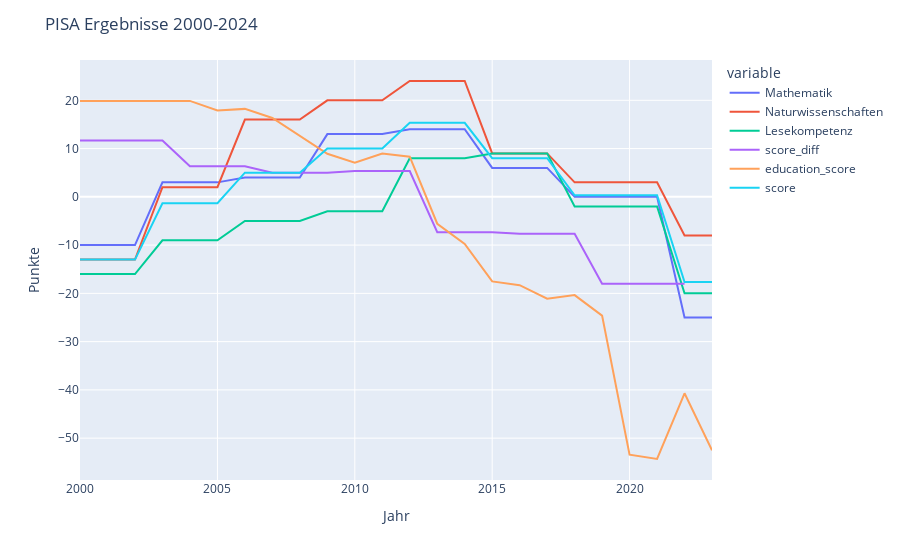

Source (notebook cell):
### Code cell
# plot pisa
plt_data = data[['Mathematik', 'Naturwissenschaften', 'Lesekompetenz', 'score']] - 500
plt_data = pd.concat([plt_data, data[['score_diff', 'education_score']]], axis=1)
fig = px.line(plt_data, y=['Mathematik', 'Naturwissenschaften', 'Lesekompetenz', 'score_diff', 'education_score', 'score'])
fig.update_layout(title='PISA Ergebnisse 2000-2024')
fig.update_yaxes(title='Punkte')
fig.show()

### Figure 1 — Plotly figure (JSON) as saved in the notebook; plotly's stock layout.template omitted (floating-point values rounded to 4 significant figures)
{"data": [{"hovertemplate": "variable=Mathematik<br>Jahr=%{x}<br>value=%{y}<extra></extra>", "legendgroup": "Mathematik", "line": {"color": "#636efa", "dash": "solid"}, "marker": {"symbol": "circle"}, "mode": "lines", "name": "Mathematik", "orientation": "v", "showlegend": true, "type": "scatter", "x": ["2000-01-01T00:00:00", "2001-01-01T00:00:00", "2002-01-01T00:00:00", "2003-01-01T00:00:00", "2004-01-01T00:00:00", "2005-01-01T00:00:00", "2006-01-01T00:00:00", "2007-01-01T00:00:00", "2008-01-01T00:00:00", "2009-01-01T00:00:00", "2010-01-01T00:00:00", "2011-01-01T00:00:00", "2012-01-01T00:00:00", "2013-01-01T00:00:00", "2014-01-01T00:00:00", "2015-01-01T00:00:00", "2016-01-01T00:00:00", "2017-01-01T00:00:00", "2018-01-01T00:00:00", "2019-01-01T00:00:00", "2020-01-01T00:00:00", "2021-01-01T00:00:00", "2022-01-01T00:00:00", "2023-01-01T00:00:00"], "xaxis": "x", "y": [-10, -10, -10, 3, 3, 3, 4, 4, 4, 13, 13, 13, 14, 14, 14, 6, 6, 6, 0, 0, 0, 0, -25, -25], "yaxis": "y"}, {"hovertemplate": "variable=Naturwissenschaften<br>Jahr=%{x}<br>value=%{y}<extra></extra>", "legendgroup": "Naturwissenschaften", "line": {"color": "#EF553B", "dash": "solid"}, "marker": {"symbol": "circle"}, "mode": "lines", "name": "Naturwissenschaften", "orientation": "v", "showlegend": true, "type": "scatter", "x": ["2000-01-01T00:00:00", "2001-01-01T00:00:00", "2002-01-01T00:00:00", "2003-01-01T00:00:00", "2004-01-01T00:00:00", "2005-01-01T00:00:00", "2006-01-01T00:00:00", "2007-01-01T00:00:00", "2008-01-01T00:00:00", "2009-01-01T00:00:00", "2010-01-01T00:00:00", "2011-01-01T00:00:00", "2012-01-01T00:00:00", "2013-01-01T00:00:00", "2014-01-01T00:00:00", "2015-01-01T00:00:00", "2016-01-01T00:00:00", "2017-01-01T00:00:00", "2018-01-01T00:00:00", "2019-01-01T00:00:00", "2020-01-01T00:00:00", "2021-01-01T00:00:00", "2022-01-01T00:00:00", "2023-01-01T00:00:00"], "xaxis": "x", "y": [-13, -13, -13, 2, 2, 2, 16, 16, 16, 20, 20, 20, 24, 24, 24, 9, 9, 9, 3, 3, 3, 3, -8, -8], "yaxis": "y"}, {"hovertemplate": "variable=Lesekompetenz<br>Jahr=%{x}<br>value=%{y}<extra></extra>", "legendgroup": "Lesekompetenz", "line": {"color": "#00cc96", "dash": "solid"}, "marker": {"symbol": "circle"}, "mode": "lines", "name": "Lesekompetenz", "orientation": "v", "showlegend": true, "type": "scatter", "x": ["2000-01-01T00:00:00", "2001-01-01T00:00:00", "2002-01-01T00:00:00", "2003-01-01T00:00:00", "2004-01-01T00:00:00", "2005-01-01T00:00:00", "2006-01-01T00:00:00", "2007-01-01T00:00:00", "2008-01-01T00:00:00", "2009-01-01T00:00:00", "2010-01-01T00:00:00", "2011-01-01T00:00:00", "2012-01-01T00:00:00", "2013-01-01T00:00:00", "2014-01-01T00:00:00", "2015-01-01T00:00:00", "2016-01-01T00:00:00", "2017-01-01T00:00:00", "2018-01-01T00:00:00", "2019-01-01T00:00:00", "2020-01-01T00:00:00", "2021-01-01T00:00:00", "2022-01-01T00:00:00", "2023-01-01T00:00:00"], "xaxis": "x", "y": [-16, -16, -16, -9, -9, -9, -5, -5, -5, -3, -3, -3, 8, 8, 8, 9, 9, 9, -2, -2, -2, -2, -20, -20], "yaxis": "y"}, {"hovertemplate": "variable=score_diff<br>Jahr=%{x}<br>value=%{y}<extra></extra>", "legendgroup": "score_diff", "line": {"color": "#ab63fa", "dash": "solid"}, "marker": {"symbol": "circle"}, "mode": "lines", "name": "score_diff", "orientation": "v", "showlegend": true, "type": "scatter", "x": ["2000-01-01T00:00:00", "2001-01-01T00:00:00", "2002-01-01T00:00:00", "2003-01-01T00:00:00", "2004-01-01T00:00:00", "2005-01-01T00:00:00", "2006-01-01T00:00:00", "2007-01-01T00:00:00", "2008-01-01T00:00:00", "2009-01-01T00:00:00", "2010-01-01T00:00:00", "2011-01-01T00:00:00", "2012-01-01T00:00:00", "2013-01-01T00:00:00", "2014-01-01T00:00:00", "2015-01-01T00:00:00", "2016-01-01T00:00:00", "2017-01-01T00:00:00", "2018-01-01T00:00:00", "2019-01-01T00:00:00", "2020-01-01T00:00:00", "2021-01-01T00:00:00", "2022-01-01T00:00:00", "2023-01-01T00:00:00"], "xaxis": "x", "y": [11.67, 11.67, 11.67, 11.67, 6.333, 6.333, 6.333, 5, 5, 5, 5.333, 5.333, 5.333, -7.333, -7.333, -7.333, -7.667, -7.667, -7.667, -18, -18, -18, -18, null], "yaxis": "y"}, {"hovertemplate": "variable=education_score<br>Jahr=%{x}<br>value=%{y}<extra></extra>", "legendgroup": "education_score", "line": {"color": "#FFA15A", "dash": "solid"}, "marker": {"symbol": "circle"}, "mode": "lines", "name": "education_score", "orientation": "v", "showlegend": true, "type": "scatter", "x": ["2000-01-01T00:00:00", "2001-01-01T00:00:00", "2002-01-01T00:00:00", "2003-01-01T00:00:00", "2004-01-01T00:00:00", "2005-01-01T00:00:00", "2006-01-01T00:00:00", "2007-01-01T00:00:00", "2008-01-01T00:00:00", "2009-01-01T00:00:00", "2010-01-01T00:00:00", "2011-01-01T00:00:00", "2012-01-01T00:00:00", "2013-01-01T00:00:00", "2014-01-01T00:00:00", "2015-01-01T00:00:00", "2016-01-01T00:00:00", "2017-01-01T00:00:00", "2018-01-01T00:00:00", "2019-01-01T00:00:00", "2020-01-01T00:00:00", "2021-01-01T00:00:00", "2022-01-01T00:00:00", "2023-01-01T00:00:00"], "xaxis": "x", "y": [19.88, 19.88, 19.88, 19.84, 19.87, 17.88, 18.22, 16.35, 12.63, 8.917, 7.066, 8.972, 8.312, -5.574, -9.759, -17.52, -18.3, -21.12, -20.36, -24.61, -53.43, -54.32, -40.7, -52.51], "yaxis": "y"}, {"hovertemplate": "variable=score<br>Jahr=%{x}<br>value=%{y}<extra></extra>", "legendgroup": "score", "line": {"color": "#19d3f3", "dash": "solid"}, "marker": {"symbol": "circle"}, "mode": "lines", "name": "score", "orientation": "v", "showlegend": true, "type": "scatter", "x": ["2000-01-01T00:00:00", "2001-01-01T00:00:00", "2002-01-01T00:00:00", "2003-01-01T00:00:00", "2004-01-01T00:00:00", "2005-01-01T00:00:00", "2006-01-01T00:00:00", "2007-01-01T00:00:00", "2008-01-01T00:00:00", "2009-01-01T00:00:00", "2010-01-01T00:00:00", "2011-01-01T00:00:00", "2012-01-01T00:00:00", "2013-01-01T00:00:00", "2014-01-01T00:00:00", "2015-01-01T00:00:00", "2016-01-01T00:00:00", "2017-01-01T00:00:00", "2018-01-01T00:00:00", "2019-01-01T00:00:00", "2020-01-01T00:00:00", "2021-01-01T00:00:00", "2022-01-01T00:00:00", "2023-01-01T00:00:00"], "xaxis": "x", "y": [-13, -13, -13, -1.333, -1.333, -1.333, 5, 5, 5, 10, 10, 10, 15.33, 15.33, 15.33, 8, 8, 8, 0.3333, 0.3333, 0.3333, 0.3333, -17.67, -17.67], "yaxis": "y"}], "layout": {"legend": {"title": {"text": "variable"}, "tracegroupgap": 0}, "margin": {"t": 60}, "title": {"text": "PISA Ergebnisse 2000-2024"}, "xaxis": {"anchor": "y", "domain": [0, 1], "title": {"text": "Jahr"}}, "yaxis": {"anchor": "x", "domain": [0, 1], "title": {"text": "Punkte"}}}}
